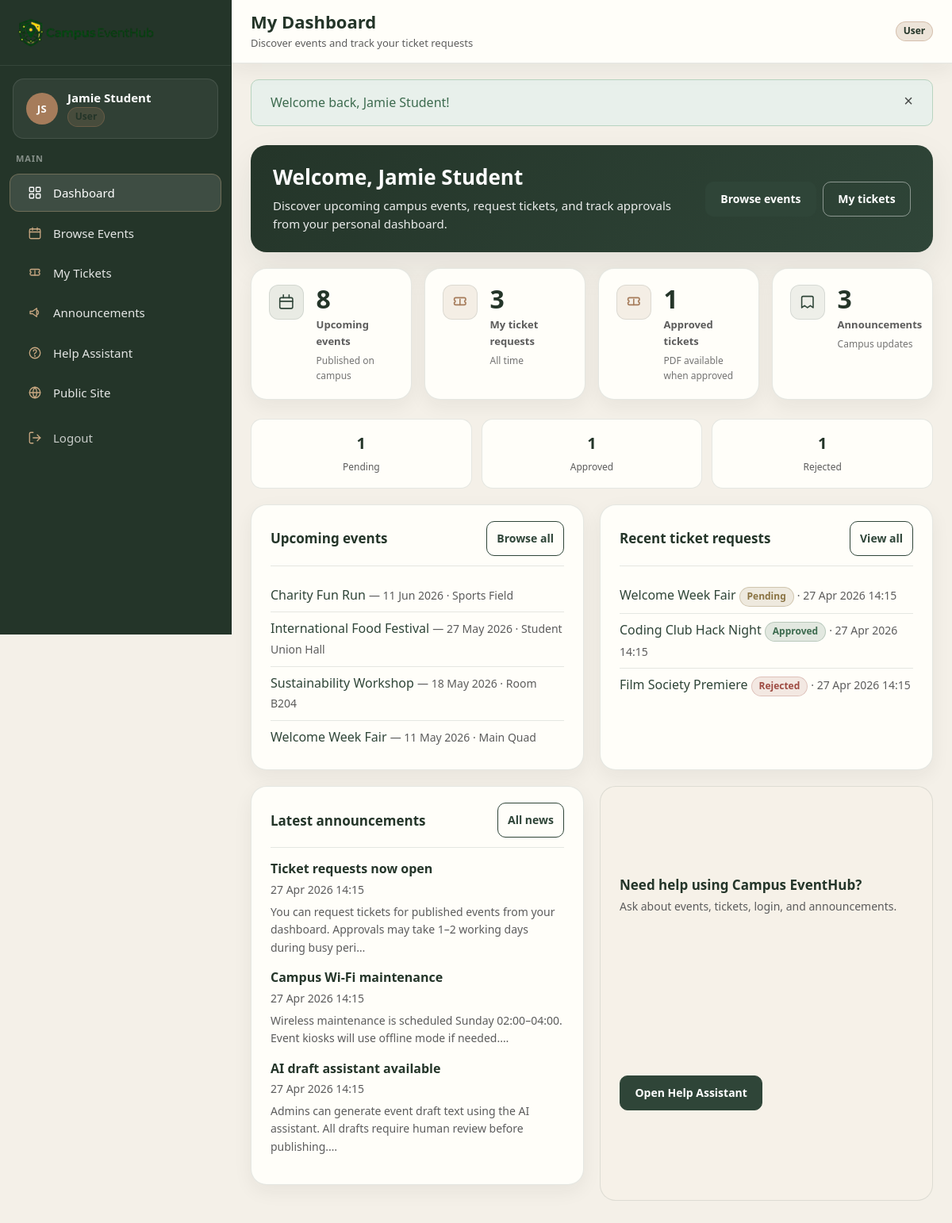
/dashboard (signed in), run on the app's committed database.
### tables this page shows
CREATE TABLE events (
  id INT UNSIGNED AUTO_INCREMENT PRIMARY KEY,
  title VARCHAR(150) NOT NULL,
  slug VARCHAR(180) NOT NULL,
  description TEXT NOT NULL,
  category VARCHAR(80) NOT NULL,
  location VARCHAR(200) NOT NULL,
  event_date DATE NOT NULL,
  start_time TIME NOT NULL,
  end_time TIME NOT NULL,
  capacity INT UNSIGNED NOT NULL DEFAULT 100,
  image VARCHAR(120) NULL COMMENT 'Filename only, stored under public/assets/images/events/',
  status ENUM('draft','published','cancelled') NOT NULL DEFAULT 'draft',
  created_by INT UNSIGNED NULL,
  updated_by INT UNSIGNED NULL,
  created_at DATETIME NOT NULL DEFAULT CURRENT_TIMESTAMP,
  updated_at DATETIME NOT NULL DEFAULT CURRENT_TIMESTAMP ON UPDATE CURRENT_TIMESTAMP,
  UNIQUE KEY uq_events_slug (slug),
  INDEX idx_events_title (title),
  INDEX idx_events_category (category),
  INDEX idx_events_status (status),
  INDEX idx_events_event_date (event_date),
  CONSTRAINT fk_events_created_by FOREIGN KEY (created_by) REFERENCES users(id) ON DELETE SET NULL,
  CONSTRAINT fk_events_updated_by FOREIGN KEY (updated_by) REFERENCES users(id) ON DELETE SET NULL
);

CREATE TABLE ticket_requests (
  id INT UNSIGNED AUTO_INCREMENT PRIMARY KEY,
  event_id INT UNSIGNED NOT NULL,
  user_id INT UNSIGNED NOT NULL,
  quantity TINYINT UNSIGNED NOT NULL DEFAULT 1,
  attendee_name VARCHAR(100) NOT NULL,
  attendee_email VARCHAR(150) NOT NULL,
  note VARCHAR(500) NULL,
  status ENUM('pending','approved','rejected','cancelled') NOT NULL DEFAULT 'pending',
  admin_note TEXT NULL,
  created_by INT UNSIGNED NULL,
  updated_by INT UNSIGNED NULL,
  created_at DATETIME NOT NULL DEFAULT CURRENT_TIMESTAMP,
  updated_at DATETIME NOT NULL DEFAULT CURRENT_TIMESTAMP ON UPDATE CURRENT_TIMESTAMP,
  INDEX idx_tickets_status (status),
  INDEX idx_tickets_attendee_email (attendee_email),
  CONSTRAINT fk_tickets_event FOREIGN KEY (event_id) REFERENCES events(id) ON DELETE CASCADE,
  CONSTRAINT fk_tickets_user FOREIGN KEY (user_id) REFERENCES users(id) ON DELETE CASCADE,
  CONSTRAINT fk_tickets_created_by FOREIGN KEY (created_by) REFERENCES users(id) ON DELETE SET NULL,
  CONSTRAINT fk_tickets_updated_by FOREIGN KEY (updated_by) REFERENCES users(id) ON DELETE SET NULL
);

CREATE TABLE announcements (
  id INT UNSIGNED AUTO_INCREMENT PRIMARY KEY,
  title VARCHAR(150) NOT NULL,
  body TEXT NOT NULL,
  status ENUM('draft','published') NOT NULL DEFAULT 'draft',
  created_by INT UNSIGNED NULL,
  updated_by INT UNSIGNED NULL,
  created_at DATETIME NOT NULL DEFAULT CURRENT_TIMESTAMP,
  updated_at DATETIME NOT NULL DEFAULT CURRENT_TIMESTAMP ON UPDATE CURRENT_TIMESTAMP,
  INDEX idx_announcements_title (title),
  INDEX idx_announcements_status (status),
  CONSTRAINT fk_announcements_created_by FOREIGN KEY (created_by) REFERENCES users(id) ON DELETE SET NULL,
  CONSTRAINT fk_announcements_updated_by FOREIGN KEY (updated_by) REFERENCES users(id) ON DELETE SET NULL
);

### app/views/dashboard/index.php (the view)
<?php
$tickets = $tickets ?? [];
$ticketSummary = $ticketSummary ?? ['total' => 0, 'pending' => 0, 'approved' => 0, 'rejected' => 0];
$upcomingEvents = $upcomingEvents ?? [];
$announcements = $announcements ?? [];
$userName = Auth::user()['name'] ?? 'User';
$upcomingCount = (int) ($upcomingEventsCount ?? 0);
$annCount = (int) ($announcementsCount ?? 0);
$recentTickets = array_slice($tickets, 0, 5);
?>
<section class="dash-welcome-card dash-card">
    <div>
        <h2>Welcome, <?= e($userName) ?></h2>
        <p>Discover upcoming campus events, request tickets, and track approvals from your personal dashboard.</p>
    </div>
    <div class="dash-actions">
        <a class="btn btn-primary" href="<?= url('/events') ?>">Browse events</a>
        <a class="btn btn-ghost" href="<?= url('/my-tickets') ?>">My tickets</a>
    </div>
</section>
<div class="dash-kpi-grid">
    <article class="dash-kpi-card">
        <span class="dash-kpi-card__icon dash-kpi-card__icon--events" aria-hidden="true"><?php $dashIcon = 'events'; require APP_PATH . '/views/partials/dash-icon.php'; ?></span>
        <div>
            <span class="dash-kpi-card__value"><?= e((string) $upcomingCount) ?></span>
            <span class="dash-kpi-card__label">Upcoming events</span>
            <span class="dash-kpi-card__hint">Published on campus</span>
        </div>
    </article>
    <article class="dash-kpi-card">
        <span class="dash-kpi-card__icon dash-kpi-card__icon--tickets" aria-hidden="true"><?php $dashIcon = 'ticket'; require APP_PATH . '/views/partials/dash-icon.php'; ?></span>
        <div>
            <span class="dash-kpi-card__value"><?= e((string) ($ticketSummary['total'] ?? 0)) ?></span>
            <span class="dash-kpi-card__label">My ticket requests</span>
            <span class="dash-kpi-card__hint">All time</span>
        </div>
    </article>
    <article class="dash-kpi-card">
        <span class="dash-kpi-card__icon dash-kpi-card__icon--tickets" aria-hidden="true"><?php $dashIcon = 'ticket'; require APP_PATH . '/views/partials/dash-icon.php'; ?></span>
        <div>
            <span class="dash-kpi-card__value"><?= e((string) ($ticketSummary['approved'] ?? 0)) ?></span>
            <span class="dash-kpi-card__label">Approved tickets</span>
            <span class="dash-kpi-card__hint">PDF available when approved</span>
        </div>
    </article>
    <article class="dash-kpi-card">
        <span class="dash-kpi-card__icon dash-kpi-card__icon--news" aria-hidden="true"><?php $dashIcon = 'news'; require APP_PATH . '/views/partials/dash-icon.php'; ?></span>
        <div>
            <span class="dash-kpi-card__value"><?= e((string) $annCount) ?></span>
            <span class="dash-kpi-card__label">Announcements</span>
            <span class="dash-kpi-card__hint">Campus updates</span>
        </div>
    </article>
</div>
<div class="dash-status-row">
    <div class="dash-status-chip">
        <strong><?= e((string) ($ticketSummary['pending'] ?? 0)) ?></strong>
        <span>Pending</span>
    </div>
    <div class="dash-status-chip">
        <strong><?= e((string) ($ticketSummary['approved'] ?? 0)) ?></strong>
        <span>Approved</span>
    </div>
    <div class="dash-status-chip">
        <strong><?= e((string) ($ticketSummary['rejected'] ?? 0)) ?></strong>
        <span>Rejected</span>
    </div>
</div>
<div class="dash-grid dash-grid--2">
    <div class="dash-card">
        <div class="dash-card-header">
            <h2>Upcoming events</h2>
            <a class="btn btn-sm" href="<?= url('/events') ?>">Browse all</a>
        </div>
        <?php if (empty($upcomingEvents)): ?>
            <div class="dash-empty"><p>No upcoming published events.</p></div>
        <?php else: ?>
            <ul class="dash-link-list">
                <?php foreach ($upcomingEvents as $ev): ?>
                    <li>
                        <a href="<?= url('/events/' . $ev['slug']) ?>"><?= e($ev['title']) ?></a>
                        <span class="meta"> — <?= e(format_date($ev['event_date'])) ?> · <?= e($ev['location']) ?></span>
                    </li>
                <?php endforeach; ?>
            </ul>
        <?php endif; ?>
    </div>
    <div class="dash-card">
        <div class="dash-card-header">
            <h2>Recent ticket requests</h2>
            <a class="btn btn-sm" href="<?= url('/my-tickets') ?>">View all</a>
        </div>
        <?php if (empty($recentTickets)): ?>
            <div class="dash-empty">
                <p>No ticket requests yet.</p>
                <a class="btn btn-primary btn-sm" href="<?= url('/events') ?>">Find an event</a>
            </div>
        <?php else: ?>
            <ul class="dash-link-list">
                <?php foreach ($recentTickets as $t): ?>
                    <?php $st = (string) ($t['status'] ?? 'pending'); ?>
                    <li>
                        <a href="<?= url('/events/' . ($t['event_slug'] ?? '')) ?>"><?= e($t['event_title']) ?></a>
                        <span class="dash-badge dash-badge-<?= $st === 'approved' ? 'success' : ($st === 'rejected' ? 'danger' : 'warning') ?>"><?= e($st) ?></span>
                        <span class="meta"> · <?= e(format_datetime($t['created_at'])) ?></span>
                    </li>
                <?php endforeach; ?>
            </ul>
        <?php endif; ?>
    </div>
</div>
<div class="dash-grid dash-grid--2">
    <div class="dash-card">
        <div class="dash-card-header">
            <h2>Latest announcements</h2>
            <a class="btn btn-sm" href="<?= url('/announcements') ?>">All news</a>
        </div>
        <?php if (empty($announcements)): ?>
            <div class="dash-empty"><p>No announcements published.</p></div>
        <?php else: ?>
            <?php foreach ($announcements as $a): ?>
                <article style="margin-bottom:1rem;">
                    <h3 style="margin:0 0 0.35rem;font-size:1rem;"><?= e($a['title']) ?></h3>
                    <p class="meta" style="margin:0 0 0.35rem;"><?= e(format_datetime($a['created_at'])) ?></p>
                    <p style="margin:0;font-size:0.875rem;color:var(--dash-muted);"><?= e(substr($a['body'], 0, 120)) ?>…</p>
                </article>
            <?php endforeach; ?>
        <?php endif; ?>
    </div>
    <div class="dash-help-cta">
        <div>
            <h3 style="margin:0 0 0.35rem;font-size:1.0625rem;">Need help using <?= e(APP_NAME) ?>?</h3>
            <p class="meta" style="margin:0;">Ask about events, tickets, login, and announcements.</p>
        </div>
        <a class="btn btn-primary" href="<?= url('/help-assistant') ?>">Open Help Assistant</a>
    </div>
</div>

### app/core/Router.php (shortened to what the rows shown need)
<?php
class Router
{
    private array $routes = [];
    private function add(string $method, string $path, string $handler): void
    {
        $this->routes[] = [
            'method' => strtoupper($method),
            'pattern' => $path,
            'handler' => $handler,
        ];
    }
    public function dispatch(): void
    {
        $method = $_SERVER['REQUEST_METHOD'] ?? 'GET';
        $uri = $this->normalizeUri();
        foreach ($this->routes as $route) {
            if ($route['method'] !== $method) {
                continue;
            }
            $params = $this->match($route['pattern'], $uri);
            if ($params === null) {
                continue;
            }
            $this->invoke($route['handler'], $params);
            return;
        }
    }
    private function normalizeUri(): string
    {
        $uri = parse_url($_SERVER['REQUEST_URI'] ?? '/', PHP_URL_PATH) ?: '/';
        $webRoot = defined('WEB_ROOT') ? WEB_ROOT : '';
        if ($webRoot !== '' && str_starts_with($uri, $webRoot)) {
            $uri = substr($uri, strlen($webRoot)) ?: '/';
        }
        $uri = rtrim($uri, '/');
        return $uri === '' ? '/' : $uri;
    }
    private function match(string $pattern, string $uri): ?array
    {
        $regex = preg_replace('/\{([a-zA-Z_]+)\}/', '(?P<$1>[^/]+)', $pattern);
        $regex = '#^' . $regex . '$#';
        if (!preg_match($regex, $uri, $matches)) {
            return null;
        }
        $params = [];
        return $params;
    }
    private function invoke(string $handler, array $params): void
    {
        [$class, $action] = explode('@', $handler, 2);
        $controller = new $class();
        $controller->{$action}(...array_values($params));
    }
}

### data on the page
events: title "Charity Fun Run", event_date "11 Jun 2026", location "Sports Field"
events: title "International Food Festival", event_date "27 May 2026", location "Student Union Hall"
events: title "Sustainability Workshop", event_date "18 May 2026", location "Room B204"
events: title "Welcome Week Fair", event_date "11 May 2026", location "Main Quad"
ticket_requests: event.title "Welcome Week Fair", status "Pending", created_at "27 Apr 2026 14:15"
ticket_requests: event.title "Coding Club Hack Night", status "Approved", created_at "27 Apr 2026 14:15"
ticket_requests: event.title "Film Society Premiere", status "Rejected", created_at "27 Apr 2026 14:15"
announcements: title "Ticket requests now open", created_at "27 Apr 2026 14:15", body "You can request tickets for published events from your dashboard. Approvals may take 1–2 working days during busy peri"
announcements: title "Campus Wi-Fi maintenance", created_at "27 Apr 2026 14:15", body "Wireless maintenance is scheduled Sunday 02:00–04:00. Event kiosks will use offline mode if needed."
announcements: title "AI draft assistant available", created_at "27 Apr 2026 14:15", body "Admins can generate event draft text using the AI assistant. All drafts require human review before publishing."

### other printed values
$group['label'] "MAIN"
$item['label'] "Dashboard"
$item['label'] "Browse Events"
$item['label'] "My Tickets"
$item['label'] "Announcements"
$item['label'] "Help Assistant"
$item['label'] "Public Site"
$item['label'] "Logout"
$message "Welcome back, Jamie Student!"
$ticketSummary['total'] "3"
$ticketSummary['approved'] "1"
$ticketSummary['pending'] "1"
$ticketSummary['rejected'] "1"
